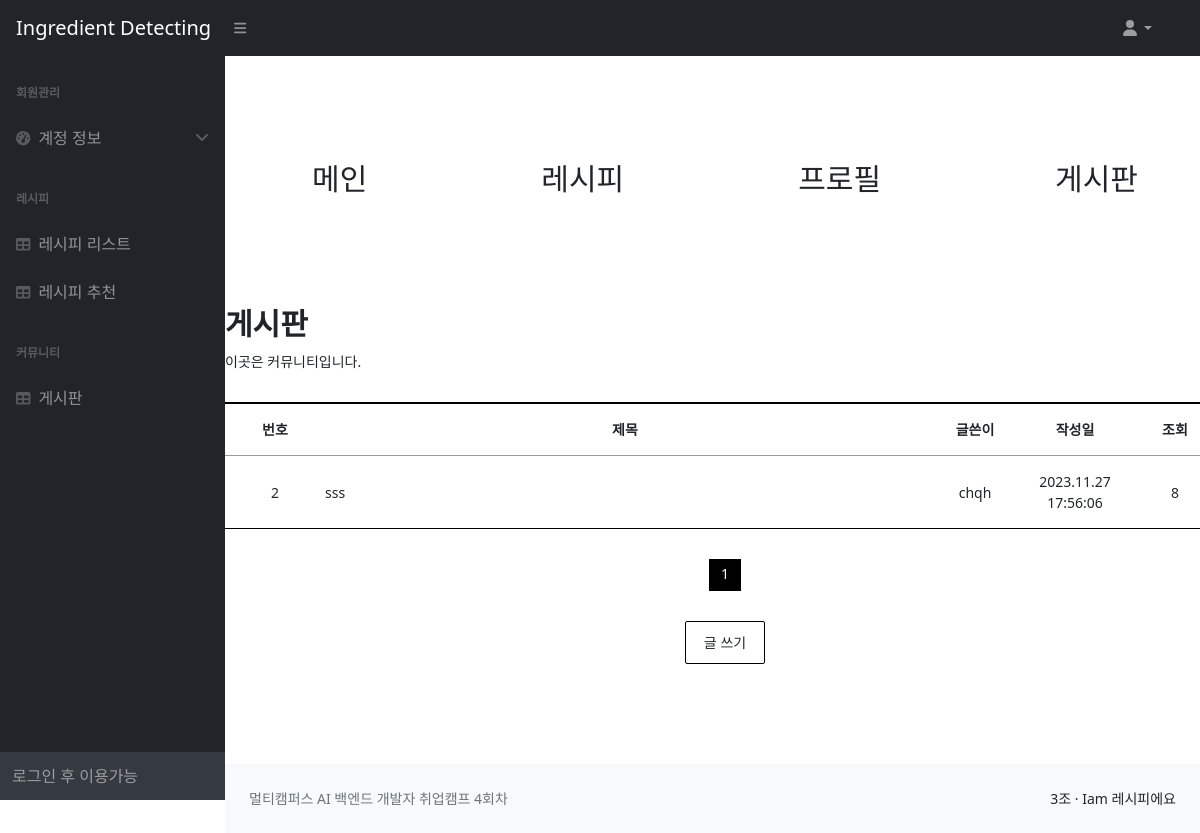
The page /services/posts/ on the database as committed earlier.
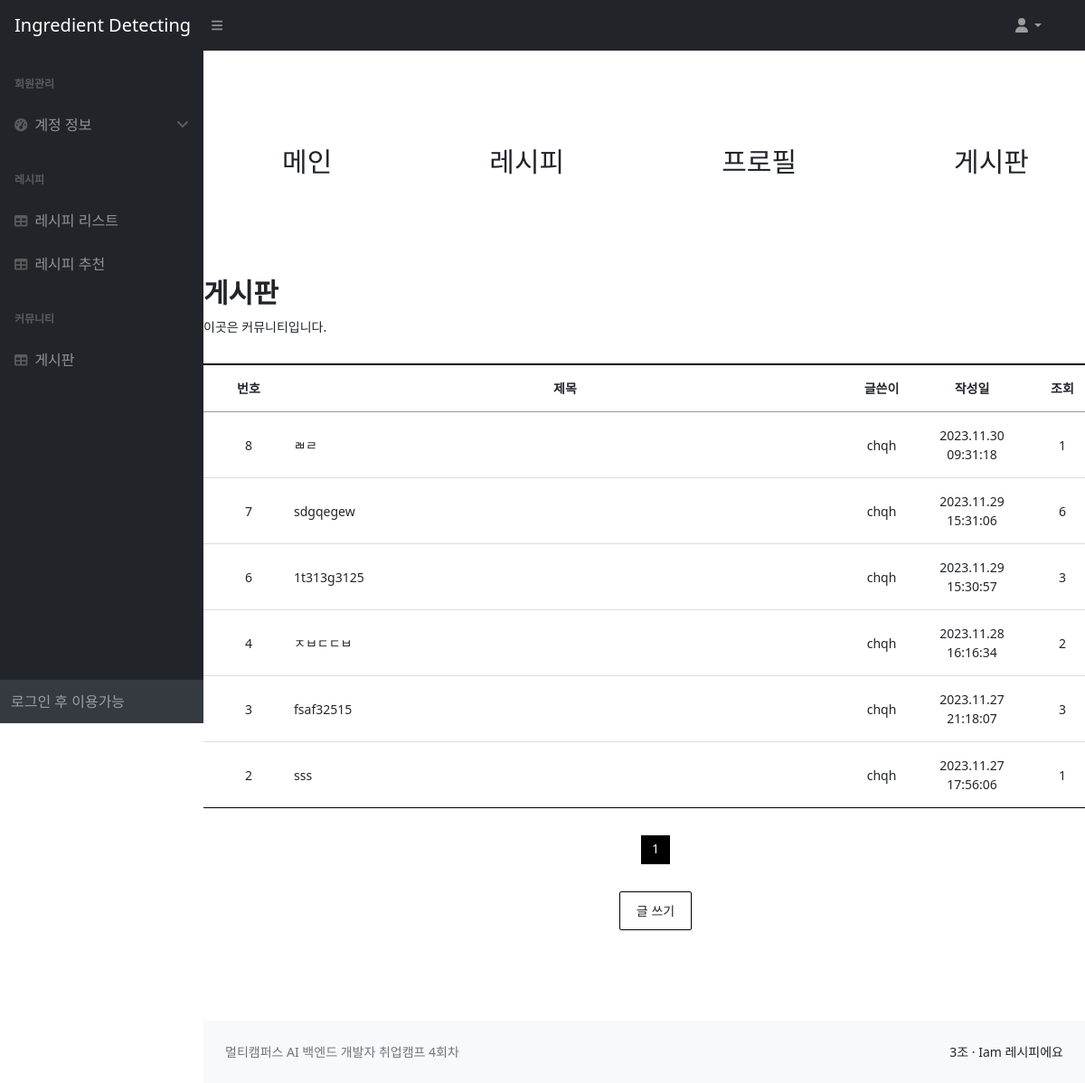
The same page on the database as committed later.
### services/models.py (models this page shows, shortened)
class Post(models.Model):
    title = models.CharField(max_length=200)
    content = models.TextField()
    author = models.ForeignKey(User, on_delete=models.CASCADE)
    created_at = models.DateTimeField(auto_now_add=True)
    views = models.PositiveIntegerField(default=0)

### services/views.py (the view)
# urls.py: path('posts/', views.post_list, name='post_list'),
def post_list(request):
    all_posts = Post.objects.order_by('-created_at')
    paginator = Paginator(all_posts, 10)  # 페이지당 10개의 포스트를 보여줌
    page_number = request.GET.get('page')
    page_obj = paginator.get_page(page_number)
    for post in page_obj:
        post.views = post.views  # 조회수 필드 가져오기
        post.save()  # 변경사항 저장
    return render(request, 'services/post_list.html', {'page_obj': page_obj})

### services/templates/services/post_list.html (shortened to what this page needs)
{% extends 'base.html' %}
{% load static %}
{% block content %}
    <link href="{% static 'css/post_list_style.css' %}" rel="stylesheet"/>
    <div class="board_wrap">
        <div class="nav_bar">
            <ul class="nav">
                <li>
                    <a href="{% url 'index' %}">메인</a>
                </li>
                <li>
                    <a href="{% url 'detect_ingredients' %}">레시피</a>
                </li>
                <li>
                    <a href="{% url 'index' %}">프로필</a>
                </li>
                <li>
                    <a href="{% url 'post_list' %}">게시판</a>
                </li>
            </ul>
        </div>
        <div class="board_title">
            <strong>게시판</strong>
            <p>이곳은 커뮤니티입니다.</p>
        </div>
        <div class="board_list_wrap">
            <div class="board_list">
                <div class="top">
                    <div class="num">번호</div>
                    <div class="title">제목</div>
                    <div class="writer">글쓴이</div>
                    <div class="date">작성일</div>
                    <div class="count">조회</div>
                </div>
                {% for post in page_obj %}
                <div>
                    <div class="num">{{ post.id }}</div>
                    <div class="title">
                        <li><a href="{% url 'post_detail' post.pk %}">{{ post.title }}</a></li>
                    </div>
                    <div class="writer">{{ post.author.username }}</div>
                    <div class="date">
                        {{ post.created_at|date:"Y.m.d H:i:s" }}
                    </div>
                    <div class="count">{{ post.views }}</div>
                </div>
                {% endfor %}
            </div>
            <div class="board_page">
                {% for num in page_obj.paginator.page_range %}
                    {% if page_obj.number == num %}
                        <a href="?page={{ num }}" class="num on">{{ num }}</a>
                    {% else %}
                        <a href="?page={{ num }}" class="num">{{ num }}</a>
                    {% endif %}
                {% endfor %}
            </div>
            {% if not user.is_authenticated %}
                <div class="bt_wrap2">
                    <a href="#" id="post-create">글 쓰기</a>
                </div>
            {% else %}
                <div class="bt_wrap2">
                    <a href="{% url 'post_create' %}">글 쓰기</a>
                </div>
            {% endif %}
        </div>
    </div>
{% endblock %}

Rows that differ between the two databases and show on the page:
added Post: id "8", title "ㄼㄹ", author.username "chqh", created_at "2023.11.30 09:31:18", views "1"
added Post: id "7", title "sdgqegew", author.username "chqh", created_at "2023.11.29 15:31:06", views "6"
added Post: id "6", title "1t313g3125", author.username "chqh", created_at "2023.11.29 15:30:57", views "3"
added Post: id "4", title "ㅈㅂㄷㄷㅂ", author.username "chqh", created_at "2023.11.28 16:16:34", views "2"
added Post: id "3", title "fsaf32515", author.username "chqh", created_at "2023.11.27 21:18:07", views "3"
changed Post "sss": views "8" → "1"
